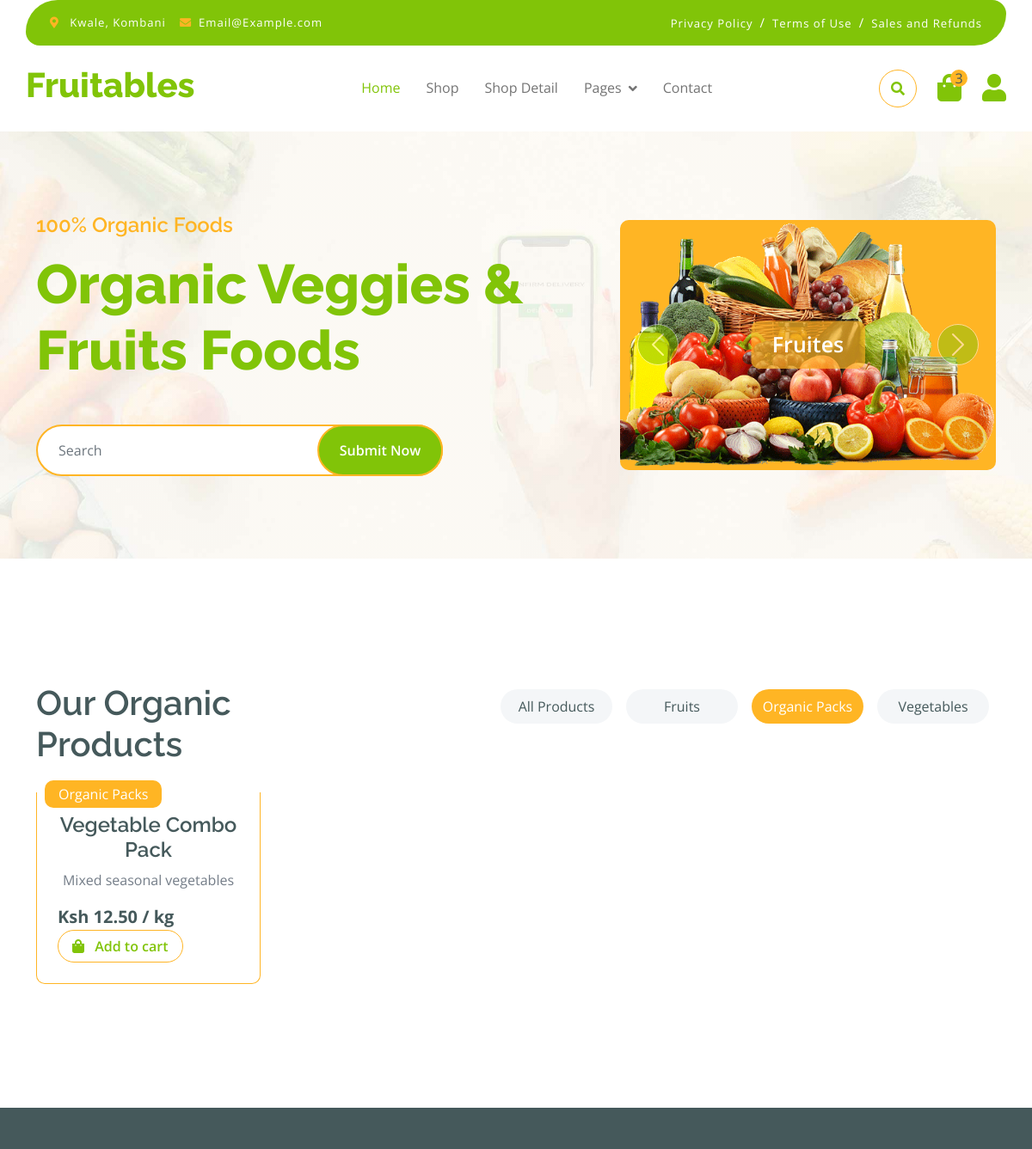
Screenshot of /?category=3 with the database file from the repository.
### tables this page shows
CREATE TABLE IF NOT EXISTS `categories` (
  `category_id` INT UNSIGNED NOT NULL AUTO_INCREMENT,
  `category_name` VARCHAR(150) NOT NULL,
  `description` TEXT,
  `created_at` TIMESTAMP NOT NULL DEFAULT CURRENT_TIMESTAMP,
  PRIMARY KEY (`category_id`),
  UNIQUE KEY `uq_category_name` (`category_name`)
);

CREATE TABLE IF NOT EXISTS `products` (
  `product_id` INT UNSIGNED NOT NULL AUTO_INCREMENT,
  `name` VARCHAR(255) NOT NULL,
  `description` TEXT,
  `category_id` INT UNSIGNED DEFAULT NULL,
  `price` DECIMAL(10,2) NOT NULL DEFAULT 0.00,
  `stock_quantity` INT NOT NULL DEFAULT 0,
  `image_path` VARCHAR(255) DEFAULT NULL,
  `status` ENUM('active','inactive') NOT NULL DEFAULT 'active',
  `created_at` TIMESTAMP NOT NULL DEFAULT CURRENT_TIMESTAMP,
  `updated_at` TIMESTAMP NULL DEFAULT NULL ON UPDATE CURRENT_TIMESTAMP,
  PRIMARY KEY (`product_id`),
  INDEX `idx_name` (`name`),
  INDEX `idx_category` (`category_id`),
  INDEX `idx_status` (`status`),
  CONSTRAINT `fk_products_category` FOREIGN KEY (`category_id`) REFERENCES `categories`(`category_id`) ON DELETE SET NULL ON UPDATE CASCADE
);

### index.php (the view, shortened to what this page needs)
<?php
require_once __DIR__ . '/admin/includes/db.php';
$categories = $pdo->query('SELECT category_id, category_name FROM categories ORDER BY category_name')->fetchAll(PDO::FETCH_ASSOC);
$selectedCategory = isset($_GET['category']) ? (int)$_GET['category'] : 0;
$sql = 'SELECT p.*, c.category_name FROM products p LEFT JOIN categories c ON p.category_id = c.category_id WHERE p.status = "active"';
if ($selectedCategory) {
    $sql .= ' AND p.category_id = ?';
    $params = [$selectedCategory];
} else {
    $params = [];
}
$sql .= ' ORDER BY p.created_at DESC';
$stmt = $pdo->prepare($sql);
$stmt->execute($params);
$allProducts = $stmt->fetchAll(PDO::FETCH_ASSOC);
function escape($s){ return htmlspecialchars($s, ENT_QUOTES | ENT_SUBSTITUTE, 'UTF-8'); }
function render_product_card($p){
    $img = $p['image_path'] ?? $p['image'] ?? '';
    $img = $img ? escape($img) : 'img/fruite-item-1.jpg';
    $imgAttr = $img;
    $name = escape($p['name'] ?? 'Product');
    $desc = escape($p['description'] ?? '');
    $short = mb_strlen($desc) > 120 ? mb_substr($desc,0,117) . '...' : $desc;
    $price = isset($p['price']) ? number_format((float)$p['price'],2) : '0.00';
    $categoryLabel = escape($p['category_name'] ?? '');
    return <<<HTML
<div class="col-md-6 col-lg-4 col-xl-3">
    <div class="rounded position-relative fruite-item">
        <div class="fruite-img">
            <img src="{$imgAttr}" class="img-fluid w-100 rounded-top" alt="">
        </div>
        <div class="text-white bg-secondary px-3 py-1 rounded position-absolute" style="top: 10px; left: 10px;">{$categoryLabel}</div>
        <div class="p-4 border border-secondary border-top-0 rounded-bottom">
            <h4>{$name}</h4>
            <p>{$short}</p>
            <div class="d-flex justify-content-between flex-lg-wrap">
                <p class="text-dark fs-5 fw-bold mb-0">Ksh {$price} / kg</p>
                <a href="#" class="btn border border-secondary rounded-pill px-3 text-primary"><i class="fa fa-shopping-bag me-2 text-primary"></i> Add to cart</a>
            </div>
        </div>
    </div>
</div>
HTML;
}
?>
<!DOCTYPE html>
<html lang="en">
    <head>
        <link rel="stylesheet" href="https://use.fontawesome.com/releases/v5.15.4/css/all.css"/>
        <link href="https://cdn.jsdelivr.net/npm/bootstrap-icons@1.4.1/font/bootstrap-icons.css" rel="stylesheet">
        <link href="lib/lightbox/css/lightbox.min.css" rel="stylesheet">
        <link href="lib/owlcarousel/assets/owl.carousel.min.css" rel="stylesheet">
        <link href="css/bootstrap.min.css" rel="stylesheet">
        <link href="css/style.css" rel="stylesheet">
    </head>
    <body>
        <div class="container-fluid fixed-top">
            <div class="container topbar bg-primary d-none d-lg-block">
                <div class="d-flex justify-content-between">
                    <div class="top-info ps-2">
                        <small class="me-3"><i class="fas fa-map-marker-alt me-2 text-secondary"></i> <a href="#" class="text-white">Kwale, Kombani</a></small>
                        <small class="me-3"><i class="fas fa-envelope me-2 text-secondary"></i><a href="#" class="text-white">Email@Example.com</a></small>
                    </div>
                    <div class="top-link pe-2">
                        <a href="#" class="text-white"><small class="text-white mx-2">Privacy Policy</small>/</a>
                        <a href="#" class="text-white"><small class="text-white mx-2">Terms of Use</small>/</a>
                        <a href="#" class="text-white"><small class="text-white ms-2">Sales and Refunds</small></a>
                    </div>
                </div>
            </div>
            <div class="container px-0">
                <nav class="navbar navbar-light bg-white navbar-expand-xl">
                    <a href="index.php" class="navbar-brand"><h1 class="text-primary display-6">Fruitables</h1></a>
                    <div class="collapse navbar-collapse bg-white" id="navbarCollapse">
                        <div class="navbar-nav mx-auto">
                            <a href="index.php" class="nav-item nav-link active">Home</a>
                            <a href="shop.php" class="nav-item nav-link">Shop</a>
                            <a href="shop-detail.html" class="nav-item nav-link">Shop Detail</a>
                            <div class="nav-item dropdown">
                                <a href="#" class="nav-link dropdown-toggle" data-bs-toggle="dropdown">Pages</a>
                            </div>
                            <a href="contact.html" class="nav-item nav-link">Contact</a>
                        </div>
                        <div class="d-flex m-3 me-0">
                            <button class="btn-search btn border border-secondary btn-md-square rounded-circle bg-white me-4" data-bs-toggle="modal" data-bs-target="#searchModal"><i class="fas fa-search text-primary"></i></button>
                            <a href="#" class="position-relative me-4 my-auto">
                                <i class="fa fa-shopping-bag fa-2x"></i>
                                <span class="position-absolute bg-secondary rounded-circle d-flex align-items-center justify-content-center text-dark px-1" style="top: -5px; left: 15px; height: 20px; min-width: 20px;">3</span>
                            </a>
                            <a href="#" class="my-auto">
                                <i class="fas fa-user fa-2x"></i>
                            </a>
                        </div>
                    </div>
                </nav>
            </div>
        </div>
        <div class="container-fluid py-5 mb-5 hero-header">
            <div class="container py-5">
                <div class="row g-5 align-items-center">
                    <div class="col-md-12 col-lg-7">
                        <h4 class="mb-3 text-secondary">100% Organic Foods</h4>
                        <h1 class="mb-5 display-3 text-primary">Organic Veggies & Fruits Foods</h1>
                        <div class="position-relative mx-auto">
                            <input class="form-control border-2 border-secondary w-75 py-3 px-4 rounded-pill" type="number" placeholder="Search">
                            <button type="submit" class="btn btn-primary border-2 border-secondary py-3 px-4 position-absolute rounded-pill text-white h-100" style="top: 0; right: 25%;">Submit Now</button>
                        </div>
                    </div>
                    <div class="col-md-12 col-lg-5">
                        <div id="carouselId" class="carousel slide position-relative" data-bs-ride="carousel">
                            <div class="carousel-inner" role="listbox">
                                <div class="carousel-item active rounded">
                                    <img src="img/hero-img-1.png" class="img-fluid w-100 h-100 bg-secondary rounded" alt="First slide">
                                    <a href="#" class="btn px-4 py-2 text-white rounded">Fruites</a>
                                </div>
                            </div>
                            <button class="carousel-control-prev" type="button" data-bs-target="#carouselId" data-bs-slide="prev">
                                <span class="carousel-control-prev-icon" aria-hidden="true"></span>
                            </button>
                            <button class="carousel-control-next" type="button" data-bs-target="#carouselId" data-bs-slide="next">
                                <span class="carousel-control-next-icon" aria-hidden="true"></span>
                            </button>
                        </div>
                    </div>
                </div>
            </div>
        </div>
        <div class="container-fluid fruite py-5">
            <div class="container py-5">
                <div class="tab-class text-center">
                    <div class="row g-4">
                        <div class="col-lg-4 text-start">
                            <h1>Our Organic Products</h1>
                        </div>
                        <div class="col-lg-8 text-end">
                            <ul class="nav nav-pills d-inline-flex text-center mb-5">
                                <li class="nav-item">
                                    <a class="d-flex m-2 py-2 bg-light rounded-pill<?= $selectedCategory ? '' : ' active' ?>" href="?">
                                        <span class="text-dark" style="width: 130px;">All Products</span>
                                    </a>
                                </li>
                                <?php foreach($categories as $cat): ?>
                                <li class="nav-item">
                                    <a class="d-flex m-2 py-2 bg-light rounded-pill<?= ($selectedCategory == $cat['category_id'] ? ' active' : '') ?>" href="?category=<?= $cat['category_id'] ?>">
                                        <span class="text-dark" style="width: 130px;"><?= htmlspecialchars($cat['category_name']) ?></span>
                                    </a>
                                </li>
                                <?php endforeach; ?>
                            </ul>
                        </div>
                    </div>
                        <div class="tab-content">
                            <div class="tab-pane fade show p-0 active">
                                <div class="row g-4">
                                    <div class="col-lg-12">
                                        <div class="row g-4">
                                            <?php
                                            if (count($allProducts) === 0){
                                                echo '<div class="col-12"><div class="p-4 border border-secondary rounded">No products available</div></div>';
                                            } else {
                                                foreach($allProducts as $p){
                                                    echo render_product_card($p);
                                                }
                                            }
                                            ?>
                                        </div>
                                    </div>
                                </div>
                            </div>
                        </div>
                </div>
            </div>
        </div>
        <div class="container-fluid bg-dark text-white-50 footer pt-5 mt-5">
        </div>
    </body>
</html>

### css/style.css (style rules this page uses)
.btn { font-weight: 600; transition: .5s; }
.btn-md-square { width: 44px; height: 44px; }
.btn-square, .btn-sm-square, .btn-md-square, .btn-lg-square { padding: 0; display: flex; align-items: center; justify-content: center; font-weight: normal; }
.btn.border-secondary { transition: 0.5s; }
.fixed-top { transition: 0.5s; background: var(--bs-white); border: 0; }
.topbar { padding: 20px; border-radius: 230px 100px; }
.topbar .top-info { font-size: 15px; line-height: 0; letter-spacing: 1px; display: flex; align-items: center; }
.topbar .top-link { font-size: 15px; line-height: 0; letter-spacing: 1px; display: flex; align-items: center; }
.topbar .top-link a { letter-spacing: 1px; }
.navbar .navbar-nav .nav-link { padding: 10px 15px; font-size: 16px; transition: .5s; }
.navbar { height: 100px; border-bottom: 1px solid rgba(255, 255, 255, .1); }
.navbar .navbar-nav .nav-link:hover, .navbar .navbar-nav .nav-link.active, .fixed-top.bg-white .navbar .navbar-nav .nav-link:hover, .fixed-top.bg-white .navbar .navbar-nav .nav-link.active { color: var(--bs-primary); }
.navbar .dropdown-toggle::after { border: none; content: "\f107"; font-family: "Font Awesome 5 Free"; font-weight: 700; vertical-align: middle; margin-left: 8px; }
.hero-header { background: linear-gradient(rgba(248, 223, 173, 0.1), rgba(248, 223, 173, 0.1)), url(../img/hero-img.jpg); background-position: center center; background-repeat: no-repeat; background-size: cover; }
.carousel-item { position: relative; }
.carousel-item a { position: absolute; top: 50%; left: 50%; transform: translate(-50%, -50%); font-size: 25px; background: linear-gradient(rgba(255, 181, 36, 0.7), rgba(255, 181, 36, 0.7)); }
.carousel-control-next, .carousel-control-prev { width: 48px; height: 48px; border-radius: 48px; border: 1px solid var(--bs-white); background: var(--bs-primary); position: absolute; top: 50%; transform: translateY(-50%); }
.carousel-control-next { margin-right: 20px; }
.carousel-control-prev { margin-left: 20px; }
@media (min-width: 992px) { .hero-header, .page-header { margin-top: 152px !important; } }
.fruite .tab-class .nav-item a.active { background: var(--bs-secondary) !important; }
.fruite .tab-class .nav-item a.active span { color: var(--bs-white) !important; }
.fruite .fruite-item { height: 100%; transition: 0.5s; }
.fruite .fruite-item .fruite-img { overflow: hidden; transition: 0.5s; border-radius: 10px 10px 0 0; }

### rows the page displays
categories: category_name "Fruits"
categories: category_name "Organic Packs"
categories: category_name "Vegetables"
products: category.category_name "Organic Packs", name "Vegetable Combo Pack", description "Mixed seasonal vegetables", price "12.50"
